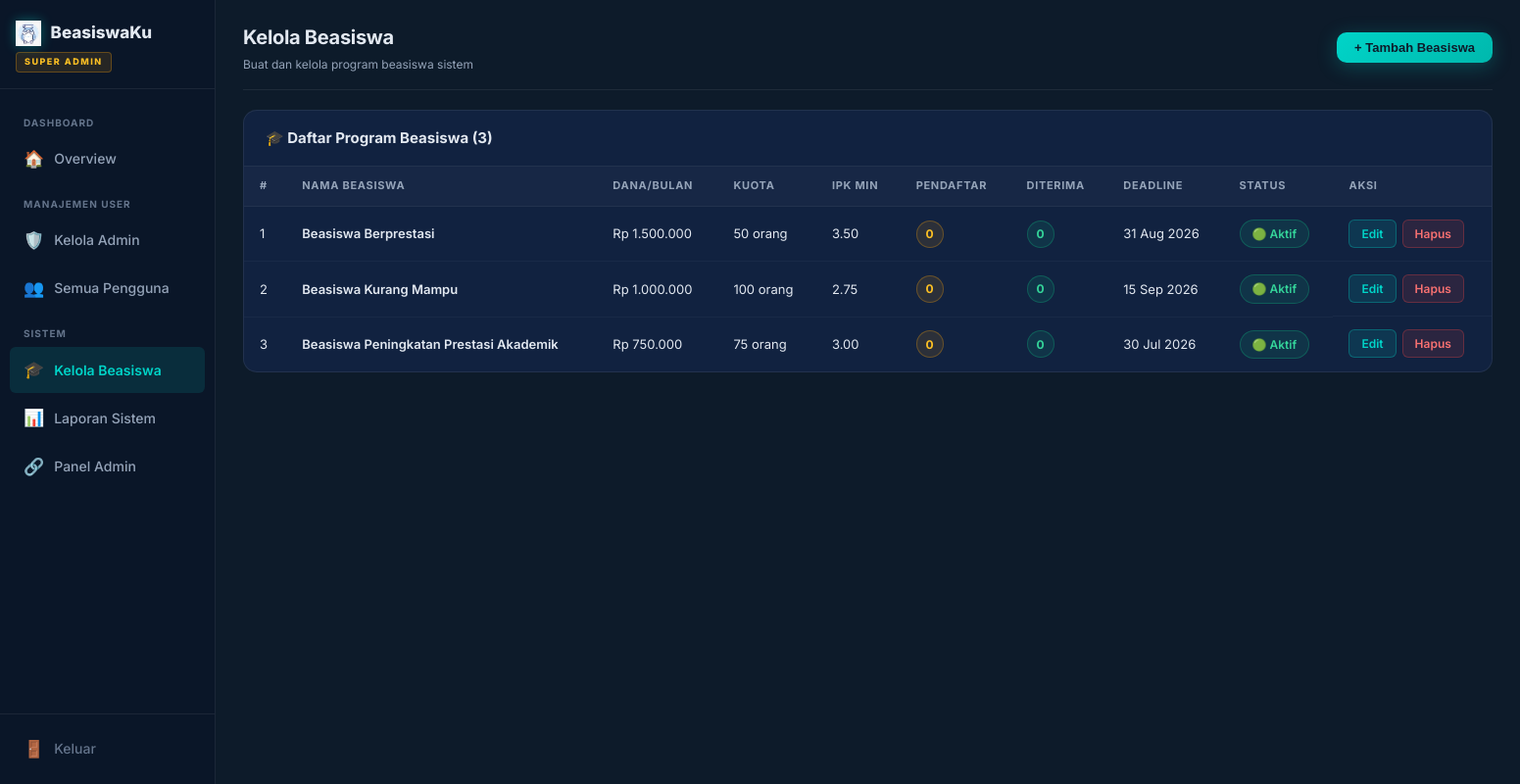
Page /superadmin/kelola_beasiswa.php (signed in) on the earlier database version.
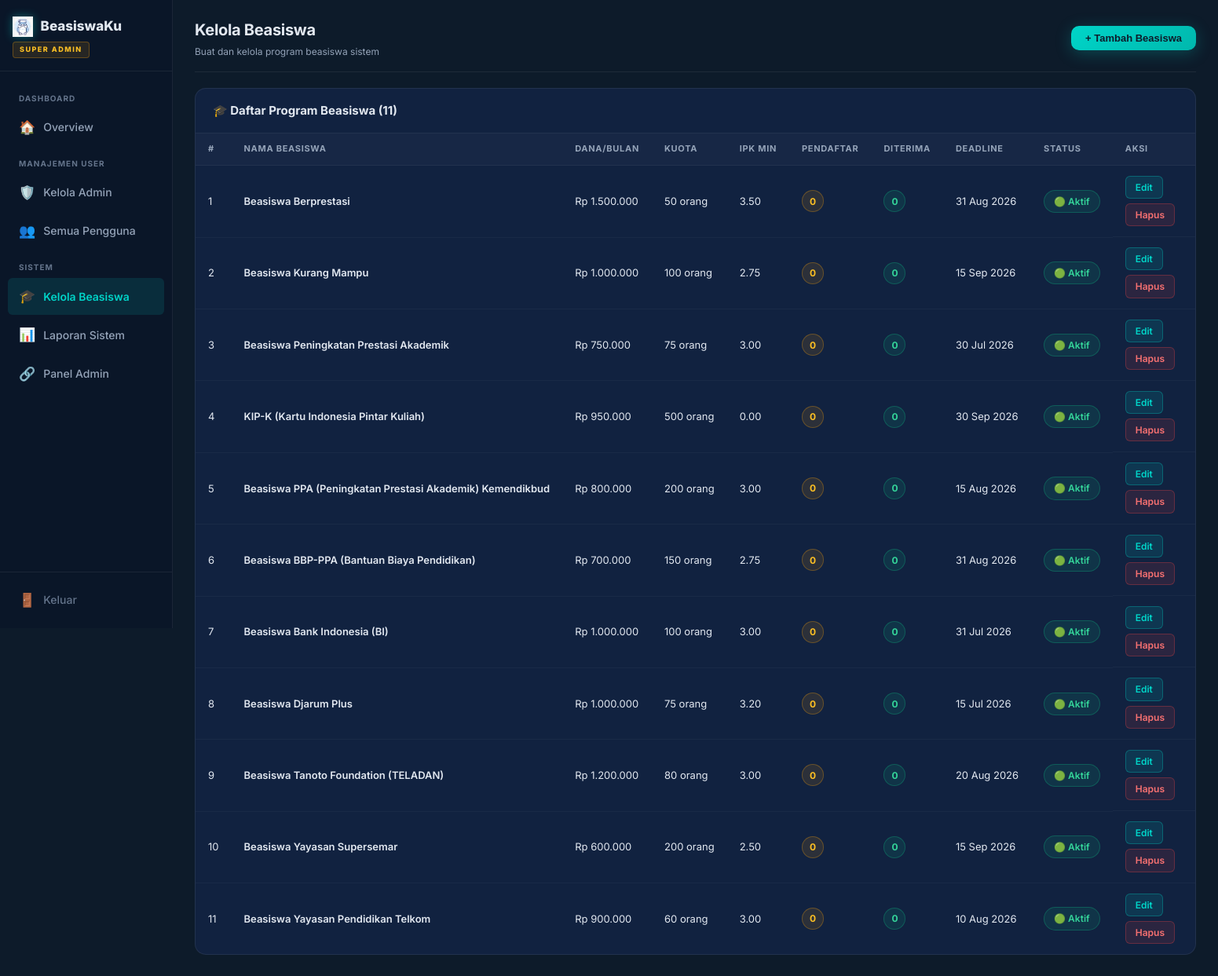
Same page on the later database version.
### tables this page shows
CREATE TABLE IF NOT EXISTS beasiswa (
    id INT AUTO_INCREMENT PRIMARY KEY,
    nama_beasiswa VARCHAR(150) NOT NULL,
    deskripsi TEXT,
    syarat TEXT,
    kuota INT DEFAULT 0,
    nilai_minimum FLOAT DEFAULT 0,
    batas_pendapatan BIGINT DEFAULT 0,
    deadline DATE,
    status ENUM('aktif', 'nonaktif') DEFAULT 'aktif',
    nominal BIGINT DEFAULT 0,
    created_at TIMESTAMP DEFAULT CURRENT_TIMESTAMP
);

### config/db.php (called while the page is built, shortened)
<?php
$conn = mysqli_connect(DB_HOST, DB_USER, DB_PASS, DB_NAME);
mysqli_set_charset($conn, 'utf8');
function query($sql) {
    global $conn;
    $result = mysqli_query($conn, $sql);
    return $result;
}
function fetchAll($sql) {
    $result = query($sql);
    $rows = [];
    if ($result) {
        while ($row = mysqli_fetch_assoc($result)) {
            $rows[] = $row;
        }
    }
    return $rows;
}
function formatRupiah($angka) {
    return 'Rp ' . number_format($angka, 0, ',', '.');
}
?>

### superadmin/kelola_beasiswa.php (the view, shortened to what the changed rows need)
<?php
require_once __DIR__ . '/../config/db.php';
$beasiswaList = fetchAll("
    SELECT b.*, COUNT(p.id) as total_pendaftar,
    SUM(CASE WHEN p.status='diterima' THEN 1 ELSE 0 END) as total_diterima
    FROM beasiswa b
    LEFT JOIN pendaftaran p ON b.id = p.beasiswa_id
    GROUP BY b.id
    ORDER BY b.created_at DESC
");
?>
<!DOCTYPE html>
<html lang="id">
<head>
    <link rel="stylesheet" href="../assets/css/style.css">
    <link rel="stylesheet" href="../assets/css/dashboard.css">
    <link rel="stylesheet" href="../assets/css/admin.css">
    <link rel="stylesheet" href="../assets/css/form.css">
    <link rel="stylesheet" href="../assets/css/superadmin.css">
</head>
<body class="dashboard-page superadmin-page">
    <main class="main-content">
        <header class="dash-header sa-header">
            <div class="dash-header-info">
                <h2>Kelola Beasiswa</h2>
            </div>
        </header>
        <div class="dash-section">
            <div class="ds-header"><h3>🎓 Daftar Program Beasiswa (<?= count($beasiswaList) ?>)</h3></div>
            <div class="table-wrapper">
                <table class="dash-table">
                    <thead>
                        <tr>
                            <th>#</th>
                            <th>Nama Beasiswa</th>
                            <th>Dana/Bulan</th>
                            <th>Kuota</th>
                            <th>IPK Min</th>
                            <th>Pendaftar</th>
                            <th>Diterima</th>
                            <th>Deadline</th>
                            <th>Status</th>
                            <th>Aksi</th>
                        </tr>
                    </thead>
                    <tbody>
                        <?php foreach ($beasiswaList as $i => $b): ?>
                        <tr>
                            <td><?= $i + 1 ?></td>
                            <td><strong><?= htmlspecialchars($b['nama_beasiswa']) ?></strong></td>
                            <td><?= formatRupiah($b['nominal']) ?></td>
                            <td><?= $b['kuota'] ?> orang</td>
                            <td><?= number_format($b['nilai_minimum'], 2) ?></td>
                            <td><span class="num-badge num-badge-yellow"><?= $b['total_pendaftar'] ?></span></td>
                            <td><span class="num-badge num-badge-green"><?= $b['total_diterima'] ?></span></td>
                            <td><?= date('d M Y', strtotime($b['deadline'])) ?></td>
                            <td>
                                <a href="kelola_beasiswa.php?toggle=<?= $b['id'] ?>"
                                class="status-badge <?= $b['status'] === 'aktif' ? 'status-diterima' : 'status-ditolak' ?>"
                                onclick="return confirm('Ubah status beasiswa ini?')" style="cursor:pointer;text-decoration:none">
                                    <?= $b['status'] === 'aktif' ? '🟢 Aktif' : '🔴 Nonaktif' ?>
                                </a>
                            </td>
                            <td class="td-actions">
                                <a href="kelola_beasiswa.php?edit=<?= $b['id'] ?>" class="btn-edit">Edit</a>
                                <a href="kelola_beasiswa.php?delete=<?= $b['id'] ?>"
                                class="btn-delete"
                                onclick="return confirm('Hapus beasiswa ini? Semua pendaftaran terkait akan ikut terhapus!')">Hapus</a>
                            </td>
                        </tr>
                        <?php endforeach; ?>
                    </tbody>
                </table>
            </div>
        </div>
    </main>
</body>
</html>

Differences in the rows shown:
added beasiswa: nama_beasiswa "KIP-K (Kartu Indonesia Pintar Kuliah)", nominal "Rp 950.000", kuota "500", nilai_minimum "0.00", total_pendaftar "0", total_diterima "0", deadline "30 Sep 2026", status "🟢 Aktif"
added beasiswa: nama_beasiswa "Beasiswa PPA (Peningkatan Prestasi Akademik) Kemendikbud", nominal "Rp 800.000", kuota "200", nilai_minimum "3.00", total_pendaftar "0", total_diterima "0", deadline "15 Aug 2026", status "🟢 Aktif"
added beasiswa: nama_beasiswa "Beasiswa BBP-PPA (Bantuan Biaya Pendidikan)", nominal "Rp 700.000", kuota "150", nilai_minimum "2.75", total_pendaftar "0", total_diterima "0", deadline "31 Aug 2026", status "🟢 Aktif"
added beasiswa: nama_beasiswa "Beasiswa Bank Indonesia (BI)", nominal "Rp 1.000.000", kuota "100", nilai_minimum "3.00", total_pendaftar "0", total_diterima "0", deadline "31 Jul 2026", status "🟢 Aktif"
added beasiswa: nama_beasiswa "Beasiswa Djarum Plus", nominal "Rp 1.000.000", kuota "75", nilai_minimum "3.20", total_pendaftar "0", total_diterima "0", deadline "15 Jul 2026", status "🟢 Aktif"
added beasiswa: nama_beasiswa "Beasiswa Tanoto Foundation (TELADAN)", nominal "Rp 1.200.000", kuota "80", nilai_minimum "3.00", total_pendaftar "0", total_diterima "0", deadline "20 Aug 2026", status "🟢 Aktif"
added beasiswa: nama_beasiswa "Beasiswa Yayasan Supersemar", nominal "Rp 600.000", kuota "200", nilai_minimum "2.50", total_pendaftar "0", total_diterima "0", deadline "15 Sep 2026", status "🟢 Aktif"
added beasiswa: nama_beasiswa "Beasiswa Yayasan Pendidikan Telkom", nominal "Rp 900.000", kuota "60", nilai_minimum "3.00", total_pendaftar "0", total_diterima "0", deadline "10 Aug 2026", status "🟢 Aktif"
Other differences:
count($beasiswaList): "3" → "11"
